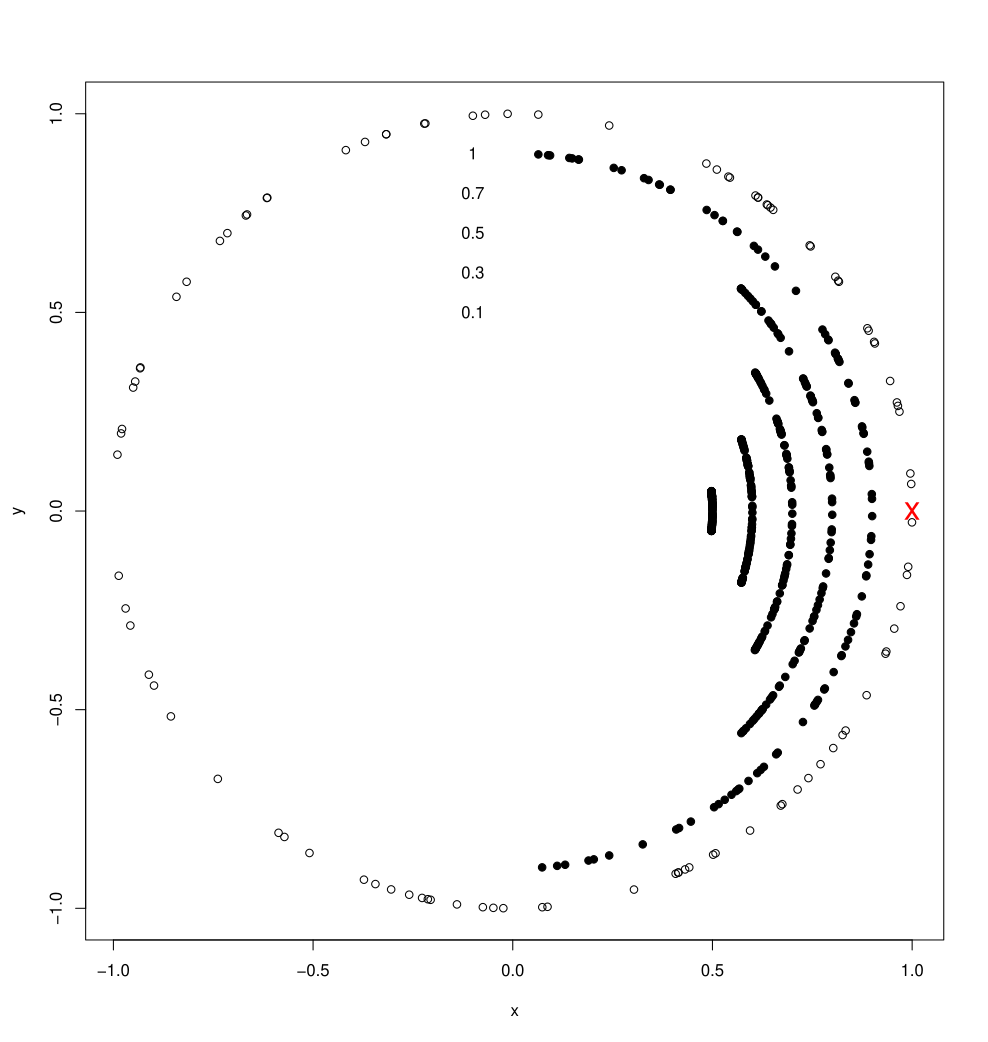

Reproduce this figure in R.
# Testing distribution of target bases
source("linear-algebra.r")

A <- matrix(c(1, 0), nrow = 2)[, rep(1, 100)]
B <- replicate(100, basis_random(2, 1))

par(pty="s")

plot(t(B), xlab="x", ylab="y")
points(t(A), pch="x", col="red", cex=2)

C <- normalise(A + B)
points(0.9 * t(C), pch=16)
text(-0.1, 0.9, "1")

C <- normalise(A + 0.7 * B)
points(0.8 * t(C), pch=16)
text(-0.1, 0.8, "0.7")

C <- normalise(A + 0.5 * B)
points(0.7 * t(C), pch=16)
text(-0.1, 0.7, "0.5")

C <- normalise(A + 0.3 * B)
points(0.6 * t(C), pch=16)
text(-0.1, 0.6, "0.3")

C <- normalise(A + 0.1 * B)
points(0.5 * t(C), pch=16)
text(-0.1, 0.5, "0.1")
